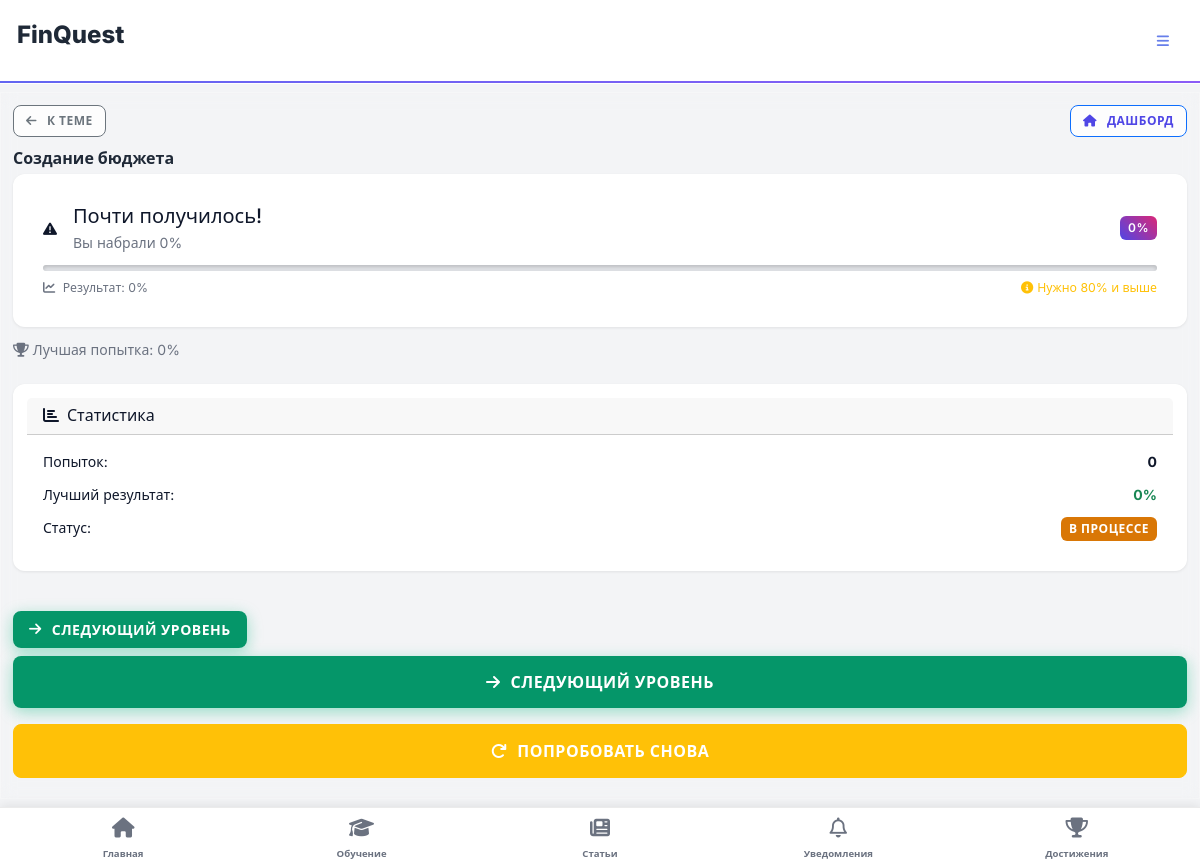
Page /level/1/result/ (signed in) on the committed database.
### game/models.py (models this page shows, shortened)
class Level(models.Model):
    TOPIC_CHOICES = [
        ('savings', 'Накопления'),
        ('security', 'Базовая безопасность'),
        ('scam', 'Противодействие мошенничеству'),
        ('goals', 'Финансовые цели'),
    ]
    LEVEL_TYPE_CHOICES = [
        ('quiz', 'Викторина'),
        ('test', 'Тест'),
        ('quest', 'Интерактивный квест'),
        ('scenario', 'Сценарий'),
        ('calculation', 'Финансовые расчеты'),
        ('matching', 'Сопоставление'),
        ('sorting', 'Сортировка'),
        ('simulation', 'Симуляция'),
        ('puzzle', 'Головоломка'),
        ('story', 'История с выбором'),
    ]
    type = models.CharField(max_length=20, choices=LEVEL_TYPE_CHOICES, default='quiz')
    topic = models.ForeignKey(Topic, on_delete=models.CASCADE)
    title = models.CharField(max_length=200)
    description = models.TextField()  # введение перед уровнем
    difficulty = models.IntegerField(choices=[(1, 'Легко'), (2, 'Средне'), (3, 'Сложно')], default=1)
    order_in_topic = models.PositiveIntegerField()  # порядок в теме
    reward_points = models.IntegerField(default=10)
    reward_coins = models.IntegerField(default=5)
    content = models.JSONField(default=dict, blank=True)  # Для хранения данных уровня

class UserLevelProgress(models.Model):
    user = models.ForeignKey('accounts.User', on_delete=models.CASCADE)
    level = models.ForeignKey(Level, on_delete=models.CASCADE)
    completed = models.BooleanField(default=False)
    score = models.IntegerField(null=True, blank=True)  # 0–100%
    best_score = models.IntegerField(default=0)
    attempts = models.IntegerField(default=0)
    completion_time = models.IntegerField(default=0, help_text="Время прохождения в секундах")
    best_time = models.IntegerField(default=0, help_text="Лучшее время прохождения в секундах")
    completed_at = models.DateTimeField(auto_now_add=True)
    class Meta:
        unique_together = ('user', 'level')

### game/views.py (the view)
# urls.py: path('level/<int:level_id>/result/', views.level_result, name='level_result'), # /level/1/result/
@login_required
def level_result(request, level_id):
    level = get_object_or_404(Level, id=level_id)
    progress = get_object_or_404(UserLevelProgress, user=request.user, level=level)
    correct_option = level.options.filter(is_correct=True).first()
    next_level = Level.objects.filter(
        topic=level.topic,
        order_in_topic__gt=level.order_in_topic
    ).first()
    level_up_data = request.session.pop('level_up', None)
    if level_up_data:
        pass
    else:
        level_up_data = None
    quiz_results = request.session.get(f'quiz_results_{level_id}', None)
    if f'quiz_results_{level_id}' in request.session:
        del request.session[f'quiz_results_{level_id}']
    update_streak(request.user)
    new_achievements = check_achievements(request.user)
    return render(request, 'game/level_result.html', {
        'level': level,
        'progress': progress,
        'correct_option': correct_option,
        'next_level': next_level,
        'quiz_results': quiz_results,
        'new_achievements': json.dumps(new_achievements),
        'level_up_data': level_up_data,
        'level_up_data_json': json.dumps(level_up_data) if level_up_data else 'null',
    })

### templates/game/level_result.html (shortened to what this page needs)
{% extends 'base.html' %}
{% load static %}
{% block content %}
<div class="d-flex justify-content-between align-items-center mb-3 desktop-nav-level">
  <a href="{% url 'topic_levels' level.topic.id %}" class="btn btn-sm btn-outline-secondary">
    <i class="fa-solid fa-arrow-left me-1"></i>К теме
  </a>
  <a href="{% url 'dashboard' %}" class="btn btn-sm btn-outline-primary">
    <i class="fa-solid fa-home me-1"></i>Дашборд
  </a>
</div>
<div class="row">
  <div class="col-md-8">
    <h4 class="mobile-hidden-header">{{ level.title }}</h4>
    {% if quiz_results %}
      <div class="quiz-results">
        <div class="card mb-3 result-card haptic-light slide-in-up">
          <div class="card-body">
            <div class="d-flex align-items-center mb-3">
              <div class="result-icon-wrapper me-3">
                {% if quiz_results.is_correct %}
                  <i class="fa-solid fa-trophy"></i>
                {% else %}
                  <i class="fa-solid fa-exclamation-triangle"></i>
                {% endif %}
              </div>
              <div class="flex-grow-1">
                {% if quiz_results.is_correct %}
                  <h5 class="mb-1">🎉 Молодец! Отличная работа!</h5>
                {% else %}
                  <h5 class="mb-1">Почти получилось!</h5>
                {% endif %}
                <p class="mb-0 text-muted small">Вы правильно ответили на {{ quiz_results.correct_answers }} из {{ quiz_results.total_questions }} вопросов</p>
              </div>
              <div>
                <span class="badge bg-primary">{{ quiz_results.percentage }}%</span>
              </div>
            </div>
            <div class="progress mb-2" style="height: 6px;">
              <div class="progress-bar bg-gradient result-progress-bar"
                   role="progressbar"
                   style="width: 0%;"
                   data-percent="{{ quiz_results.percentage }}"></div>
            </div>
            <div class="d-flex justify-content-between align-items-center">
              <small class="text-muted">
                <i class="fa-solid fa-check-circle me-1"></i>
                {{ quiz_results.correct_answers }} из {{ quiz_results.total_questions }} правильных
              </small>
              {% if quiz_results.is_correct %}
                <small class="text-success">
                  <i class="fa-solid fa-trophy me-1"></i>Успешно!
                </small>
              {% else %}
                <small class="text-warning">
                  <i class="fa-solid fa-info-circle me-1"></i>Нужно 80% и выше
                </small>
              {% endif %}
            </div>
          </div>
        </div>
        <div class="mt-3">
          <h6 class="mb-3"><i class="fa-solid fa-list-check me-2"></i>Разбор ответов:</h6>
          {% for answer in quiz_results.answers %}
            <div class="card mb-3 answer-card haptic-light slide-in-up">
              <div class="card-body">
                <div class="d-flex align-items-center mb-2">
                  <div class="answer-icon-wrapper me-3">
                    {% if answer.correct %}
                      <i class="fa-solid fa-check"></i>
                    {% else %}
                      <i class="fa-solid fa-times"></i>
                    {% endif %}
                  </div>
                  <div class="flex-grow-1">
                    <h6 class="mb-1">Вопрос {{ forloop.counter }}</h6>
                    <p class="mb-2 small">{{ answer.question_text }}</p>
                    <small class="text-muted">Ваш ответ: {{ answer.text }}</small>
                  </div>
                  <div>
                    {% if answer.correct %}
                      <span class="badge bg-success">Правильно</span>
                    {% else %}
                      <span class="badge bg-danger">Неправильно</span>
                    {% endif %}
                  </div>
                </div>
              </div>
            </div>
          {% endfor %}
        </div>
        {% if not quiz_results.is_correct %}
          <div class="mt-4">
            <div class="alert alert-info">
              <h6><i class="fa-solid fa-lightbulb me-2"></i>Рекомендации для изучения:</h6>
              <p class="mb-2">Рекомендуем изучить следующие темы:</p>
              <ul class="mb-0">
                <li><a href="{% url 'article_detail' 1 %}" class="text-decoration-none">Основы {{ level.topic.name|lower }}</a></li>
                <li><a href="{% url 'article_detail' 2 %}" class="text-decoration-none">Практические советы по {{ level.topic.name|lower }}</a></li>
                <li><a href="{% url 'article_detail' 3 %}" class="text-decoration-none">Частые ошибки в {{ level.topic.name|lower }}</a></li>
              </ul>
            </div>
          </div>
        {% endif %}
      </div>
    {% else %}
      <div class="card mb-3 result-card haptic-light slide-in-up">
        <div class="card-body">
          <div class="d-flex align-items-center mb-3">
            <div class="result-icon-wrapper me-3">
              {% if progress.score >= 80 %}
                <i class="fa-solid fa-trophy"></i>
              {% else %}
                <i class="fa-solid fa-exclamation-triangle"></i>
              {% endif %}
            </div>
            <div class="flex-grow-1">
              {% if progress.score >= 80 %}
                <h5 class="mb-1">🎉 Молодец! Отличная работа!</h5>
                <p class="mb-0 text-muted small">Вы набрали {{ progress.score }}% - это отличный результат!</p>
              {% else %}
                <h5 class="mb-1">Почти получилось!</h5>
                <p class="mb-0 text-muted small">Вы набрали {{ progress.score }}%</p>
              {% endif %}
            </div>
            <div>
              <span class="badge bg-primary">{{ progress.score }}%</span>
            </div>
          </div>
          <div class="progress mb-2" style="height: 6px;">
          </div>
          <div class="d-flex justify-content-between align-items-center">
            <small class="text-muted">
              <i class="fa-solid fa-chart-line me-1"></i>
              Результат: {{ progress.score }}%
            </small>
            {% if progress.score >= 80 %}
              <small class="text-success">
                <i class="fa-solid fa-trophy me-1"></i>Успешно!
              </small>
            {% else %}
              <small class="text-warning">
                <i class="fa-solid fa-info-circle me-1"></i>Нужно 80% и выше
              </small>
            {% endif %}
          </div>
        </div>
      </div>
    {% endif %}
    <div class="mt-3">
      <p class="text-muted"><i class="fa-solid fa-trophy me-1"></i>Лучшая попытка: {{ progress.best_score }}%</p>
    </div>
  </div>
  <div class="col-md-4">
    <div class="card">
      <div class="card-header">
        <h6 class="mb-0"><i class="fa-solid fa-chart-bar me-2"></i>Статистика</h6>
      </div>
      <div class="card-body">
        <div class="mb-3">
          <div class="d-flex justify-content-between">
            <span>Попыток:</span>
            <span class="fw-bold">{{ progress.attempts }}</span>
          </div>
        </div>
        <div class="mb-3">
          <div class="d-flex justify-content-between">
            <span>Лучший результат:</span>
            <span class="fw-bold text-success">{{ progress.best_score }}%</span>
          </div>
        </div>
        <div class="mb-0">
          <div class="d-flex justify-content-between">
            <span>Статус:</span>
            {% if progress.completed %}
              <span class="badge bg-success">Пройден</span>
            {% else %}
              <span class="badge bg-warning">В процессе</span>
            {% endif %}
          </div>
        </div>
      </div>
    </div>
  </div>
</div>
<div class="mt-4">
  <div class="desktop-nav-level">
    {% if next_level %}
      <a href="{% url 'level_play' next_level.id %}" class="btn btn-success">
        <i class="fa-solid fa-arrow-right me-1"></i>Следующий уровень
      </a>
    {% else %}
      <a href="{% url 'topic_levels' level.topic.id %}" class="btn btn-outline-primary">
        <i class="fa-solid fa-arrow-left me-1"></i>К теме
      </a>
    {% endif %}
  </div>
  {% if next_level %}
    <a href="{% url 'level_play' next_level.id %}" class="btn btn-success btn-lg mobile-retry-btn">
      <i class="fa-solid fa-arrow-right me-1"></i>Следующий уровень
    </a>
  {% endif %}
  <a href="{% url 'level_play' level.id %}" class="btn btn-warning btn-lg mobile-retry-btn">
    <i class="fa-solid fa-redo me-1"></i>Попробовать снова
  </a>
</div>
{% endblock %}

### rows in the picture
Level: title "Создание бюджета"
UserLevelProgress: score "0", best_score "0", attempts "0"
